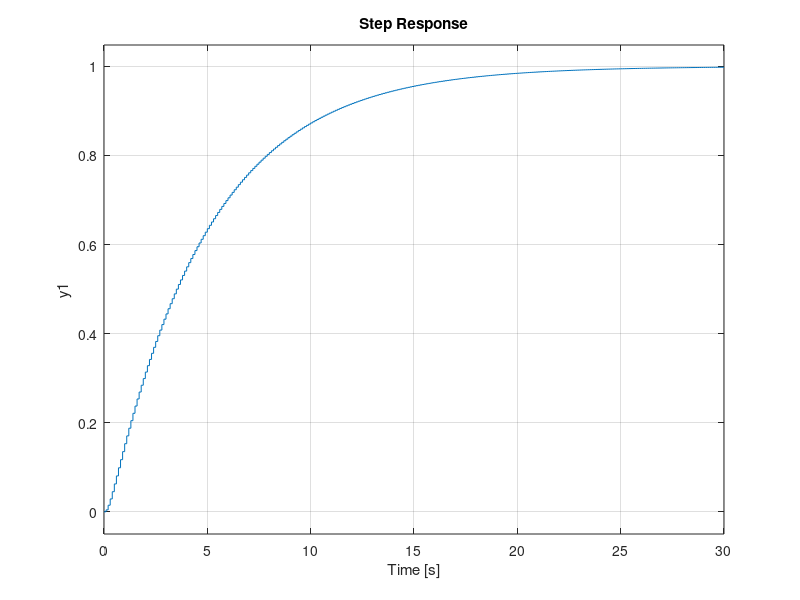
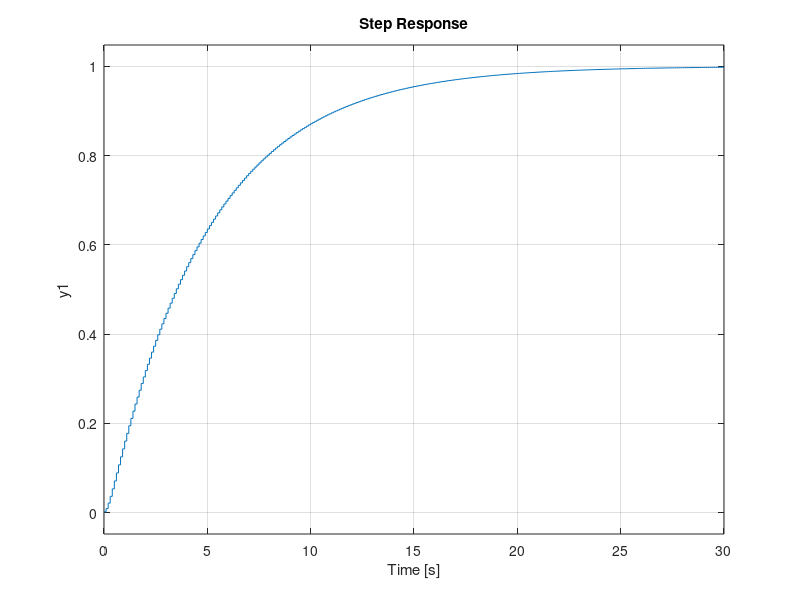
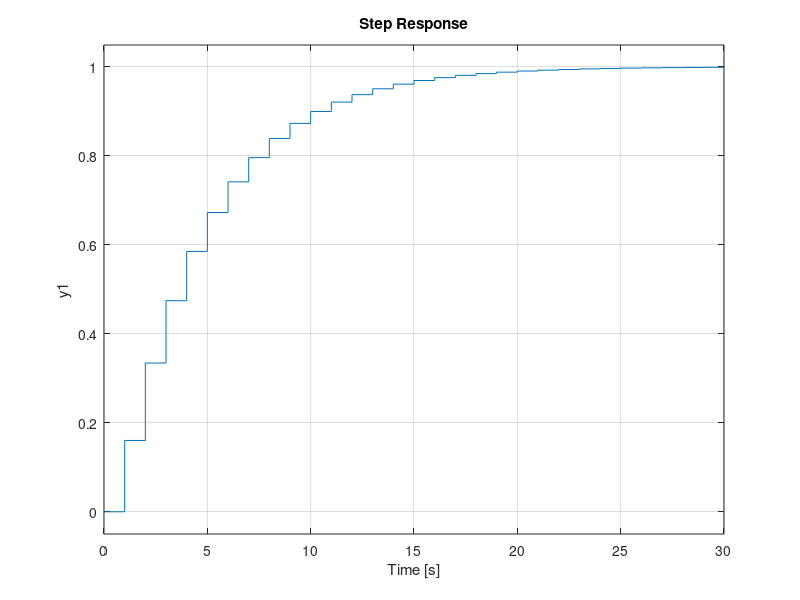
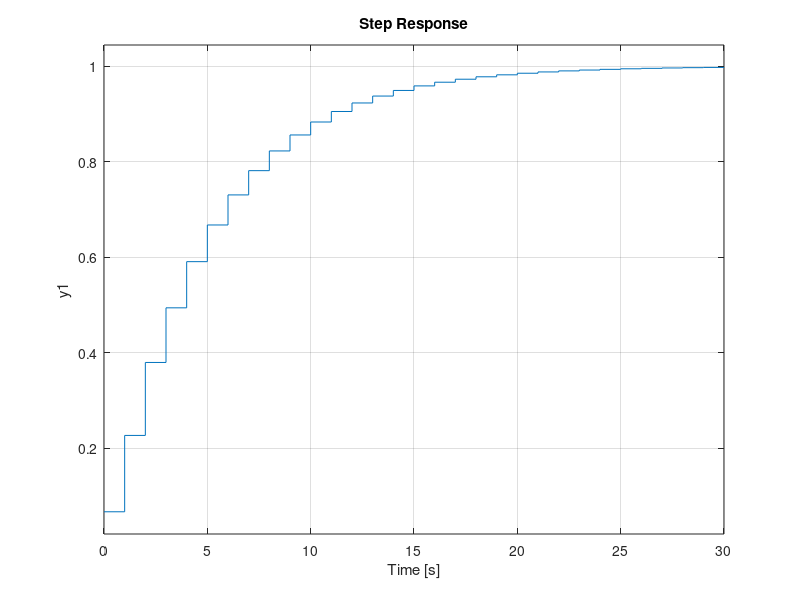

These charts were generated, in order, by the following MATLAB code:
clear variables

Ts = 0.1;
Ts1 = 1;
Ts2 = 2;
H = tf(1, [1, 5, 0])
%Ts
Hd1 = c2d(H, Ts, 'zoh')
Hd2 = c2d(H, Ts, 'tustin')

figure,
step(feedback(Hd1,1))
figure,
step(feedback(Hd2,1))

%Ts1
Hd1 = c2d(H, Ts1, 'zoh')
Hd2 = c2d(H, Ts1, 'tustin')

figure,
step(feedback(Hd1,1))
figure,
step(feedback(Hd2,1))

%Ts2
Hd1 = c2d(H, Ts2, 'zoh')
Hd2 = c2d(H, Ts2, 'tustin')

figure,
step(feedback(Hd1,1))
figure,
step(feedback(Hd2,1))
